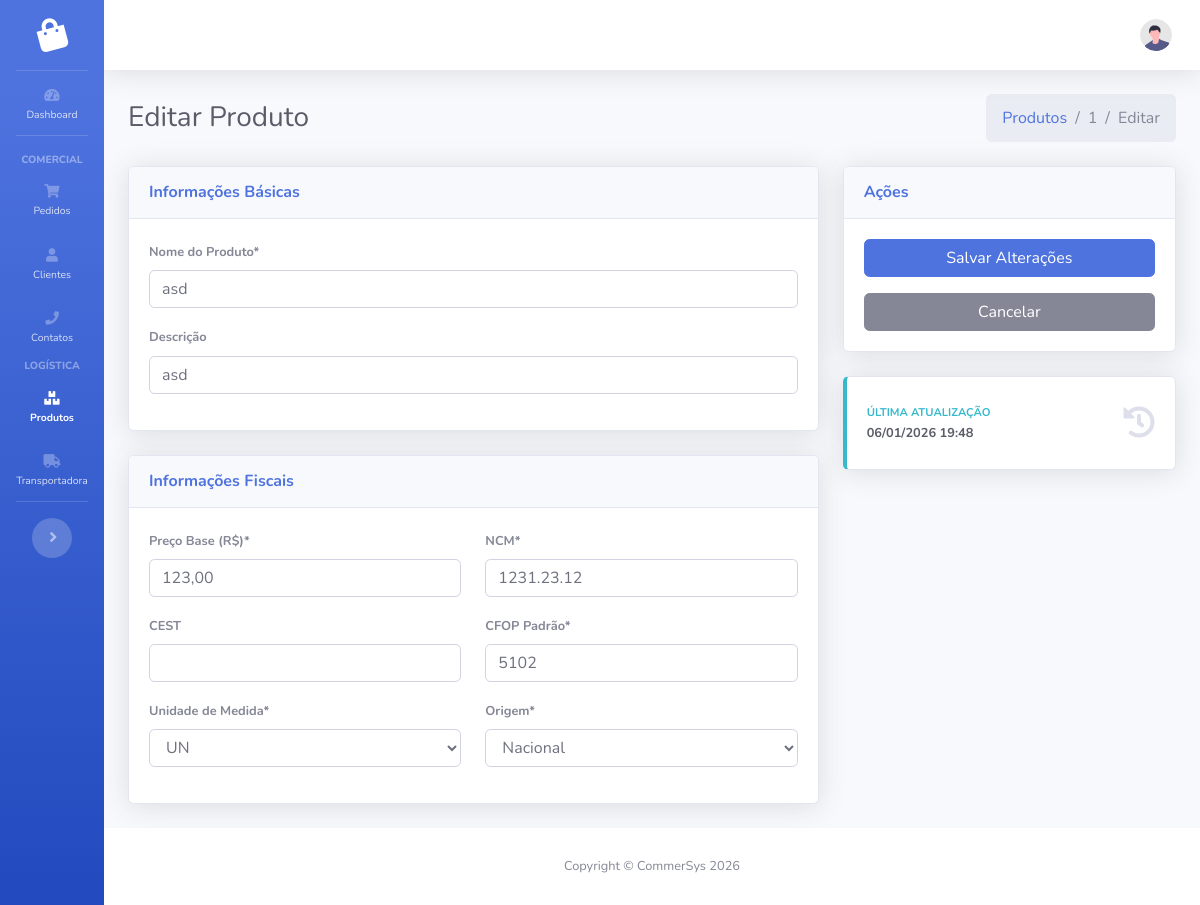
/logistica/produtos/1/editar/, run on the app's committed database.
### logistica/models.py (models this page shows, shortened)
class Produto(models.Model):
    ORIGEM_CHOICES = [
        (0, "Nacional"),
        (1, "Estrangeira - Importação direta"),
        (2, "Estrangeira - Adquirida no mercado interno"),
    ]
    MEDIDA_CHOICES = [(0, "UN"), (1, "KG"), (2, "PC"), (3, "L")]
    nome = models.CharField(max_length=100)
    descricao = models.CharField(max_length=100, blank=True, null=True)
    preco_base = models.DecimalField(max_digits=10, decimal_places=2)
    ncm = models.CharField(max_length=10)
    cest = models.CharField(max_length=7, blank=True, null=True)
    cfop_padrao = models.CharField(max_length=4, default="5102")
    unidade_medida = models.IntegerField(choices=MEDIDA_CHOICES, default=0)
    origem = models.IntegerField(choices=ORIGEM_CHOICES, default=0)
    created_at = models.DateTimeField(auto_now_add=True)
    updated_at = models.DateTimeField(auto_now=True)

### logistica/views.py (the view, shortened to what this page needs)
# urls.py: path('produtos/<int:pk>/editar/', views.ProdutoUpdateView.as_view(), name='produto_edit'),
class ProdutoUpdateView(UpdateView):
    model = Produto
    form_class = ProdutoForm
    template_name = "logistica/produto_form.html"

### logistica/templates/logistica/produto_form.html (shortened to what this page needs)
{% extends 'base.html' %}
{% load static %}
{% load humanize %}
{% load widget_tweaks %}
{% block content %}
    <div class="d-sm-flex align-items-center justify-content-between mb-4">
        <div class="d-flex align-items-center">
            <h1 class="h3 mb-0 text-gray-800">
                {% if form.instance.pk %}
                    Editar Produto
                {% else %}
                    Novo Produto
                {% endif %}
            </h1>
        </div>
        <nav aria-label="breadcrumb" class="d-none d-md-inline-block">
            <ol class="breadcrumb mb-0">
                <li class="breadcrumb-item">
                    <a href="{% url 'logistica:produtos' %}">Produtos</a>
                </li>
                {% if form.instance.pk %}
                    <li class="breadcrumb-item">{{ form.instance.id }}</li>
                    <li class="breadcrumb-item active">Editar</li>
                {% else %}
                    <li class="breadcrumb-item active">Novo</li>
                {% endif %}
            </ol>
        </nav>
    </div>
    <form method="post" novalidate>
        <div class="row">
            <div class="col-lg-8">
                <div class="card shadow mb-4">
                    <div class="card-header py-3">
                        <h6 class="m-0 font-weight-bold text-primary">Informações Básicas</h6>
                    </div>
                    <div class="card-body">
                        <div class="form-group mb-3">
                            <label for="{{ form.nome.id_for_label }}"
                                   class="text-muted small font-weight-bold">Nome do Produto*</label>
                            {% render_field form.nome|add_error_class:"is-invalid" %}
                        </div>
                        <div class="form-group mb-3">
                            <label for="{{ form.descricao.id_for_label }}"
                                   class="text-muted small font-weight-bold">Descrição</label>
                            {% render_field form.descricao|add_error_class:"is-invalid" %}
                        </div>
                    </div>
                </div>
                <div class="card shadow mb-4">
                    <div class="card-header py-3">
                        <h6 class="m-0 font-weight-bold text-primary">Informações Fiscais</h6>
                    </div>
                    <div class="card-body">
                        <div class="row">
                            <div class="col-md-6 form-group mb-3">
                                <label for="{{ form.preco_base.id_for_label }}"
                                       class="text-muted small font-weight-bold">Preço Base (R$)*</label>
                                {% render_field form.preco_base|add_error_class:"is-invalid" %}
                            </div>
                            <div class="col-md-6 form-group mb-3">
                                <label for="{{ form.ncm.id_for_label }}"
                                       class="text-muted small font-weight-bold">NCM*</label>
                                {% render_field form.ncm|add_error_class:"is-invalid" %}
                            </div>
                        </div>
                        <div class="row">
                            <div class="col-md-6 form-group mb-3">
                                <label for="{{ form.cest.id_for_label }}"
                                       class="text-muted small font-weight-bold">CEST</label>
                                {% render_field form.cest|add_error_class:"is-invalid" %}
                            </div>
                            <div class="col-md-6 form-group mb-3">
                                <label for="{{ form.cfop_padrao.id_for_label }}"
                                       class="text-muted small font-weight-bold">CFOP Padrão*</label>
                                {% render_field form.cfop_padrao|add_error_class:"is-invalid" %}
                            </div>
                        </div>
                        <div class="row">
                            <div class="col-md-6 form-group mb-3">
                                <label for="{{ form.unidade_medida.id_for_label }}"
                                       class="text-muted small font-weight-bold">Unidade de Medida*</label>
                                {% render_field form.unidade_medida|add_error_class:"is-invalid" %}
                            </div>
                            <div class="col-md-6 form-group mb-3">
                                <label for="{{ form.origem.id_for_label }}"
                                       class="text-muted small font-weight-bold">Origem*</label>
                                {% render_field form.origem|add_error_class:"is-invalid" %}
                            </div>
                        </div>
                    </div>
                </div>
            </div>
            <div class="col-lg-4">
                <div class="card shadow mb-4">
                    <div class="card-header py-3">
                        <h6 class="m-0 font-weight-bold text-primary">Ações</h6>
                    </div>
                    <div class="card-body">
                        <button type="submit" class="btn btn-primary btn-block btn-icon-split mb-2">
                            <span class="text">Salvar Alterações</span>
                        </button>
                        <a href="{% if form.instance.pk %}{% url 'logistica:produto_detail' form.instance.pk %}{% else %}{% url 'logistica:produtos' %}{% endif %}"
                           class="btn btn-secondary btn-block">Cancelar</a>
                    </div>
                </div>
                {% if form.instance.pk %}
                    <div class="card border-left-info shadow py-2">
                        <div class="card-body">
                            <div class="row no-gutters align-items-center">
                                <div class="col mr-2">
                                    <div class="text-xs font-weight-bold text-info text-uppercase mb-1">Última Atualização</div>
                                    <div class="h5 mb-0 font-weight-bold text-gray-800 small">{{ form.instance.updated_at|date:"d/m/Y H:i" }}</div>
                                </div>
                                <div class="col-auto">
                                    <i class="fas fa-history fa-2x text-gray-300"></i>
                                </div>
                            </div>
                        </div>
                    </div>
                {% endif %}
            </div>
        </div>
    </form>
{% endblock %}

### data on the page
Produto: instance.id "1", nome "asd", descricao "asd", preco_base "123,00", ncm "1231.23.12", cfop_padrao "5102", unidade_medida "UN", origem "Nacional", instance.updated_at "06/01/2026 19:48"
